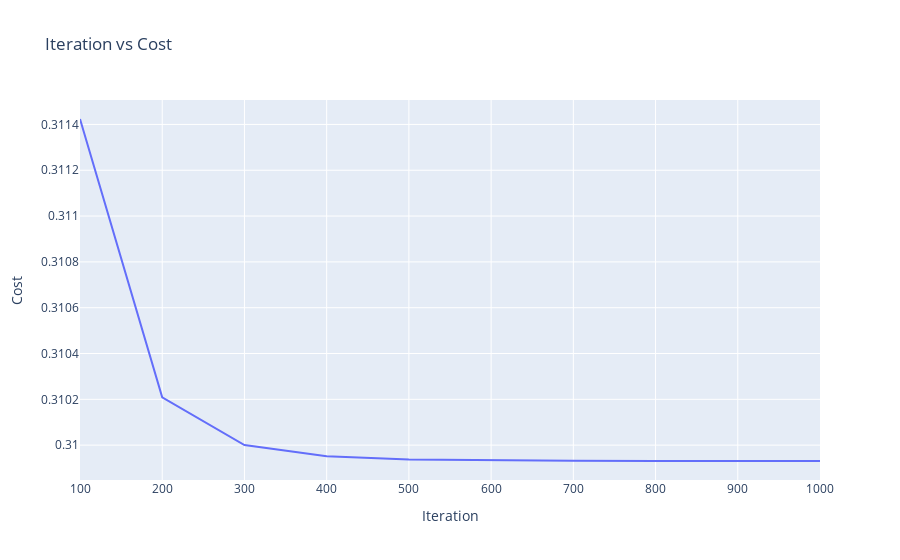

Source (notebook cell):
### Code cell
# Convert cost history into numpy arrays
cost_hist = np.array(custom_linear_mlr_model.cost_history)

# Plotly Express line chart
fig = px.line(
    x=cost_hist[:, 0],
    y=cost_hist[:, 1],
    title="Iteration vs Cost",
    labels={"x": "Iteration", "y": "Cost"}
)

# Show the plot
fig.show()

# Saved as plot_1.png in the current directory/folder

### Figure 1 — Plotly figure (JSON) as saved in the notebook; plotly's stock layout.template omitted (floating-point values rounded to 4 significant figures)
{"data": [{"hovertemplate": "Iteration=%{x}<br>Cost=%{y}<extra></extra>", "legendgroup": "", "line": {"color": "#636efa", "dash": "solid"}, "marker": {"symbol": "circle"}, "mode": "lines", "name": "", "orientation": "v", "showlegend": false, "type": "scatter", "x": [100, 200, 300, 400, 500, 600, 700, 800, 900, 1000], "xaxis": "x", "y": [0.3114, 0.3102, 0.31, 0.31, 0.3099, 0.3099, 0.3099, 0.3099, 0.3099, 0.3099], "yaxis": "y"}], "layout": {"legend": {"tracegroupgap": 0}, "title": {"text": "Iteration vs Cost"}, "xaxis": {"anchor": "y", "domain": [0, 1], "title": {"text": "Iteration"}}, "yaxis": {"anchor": "x", "domain": [0, 1], "title": {"text": "Cost"}}}}
